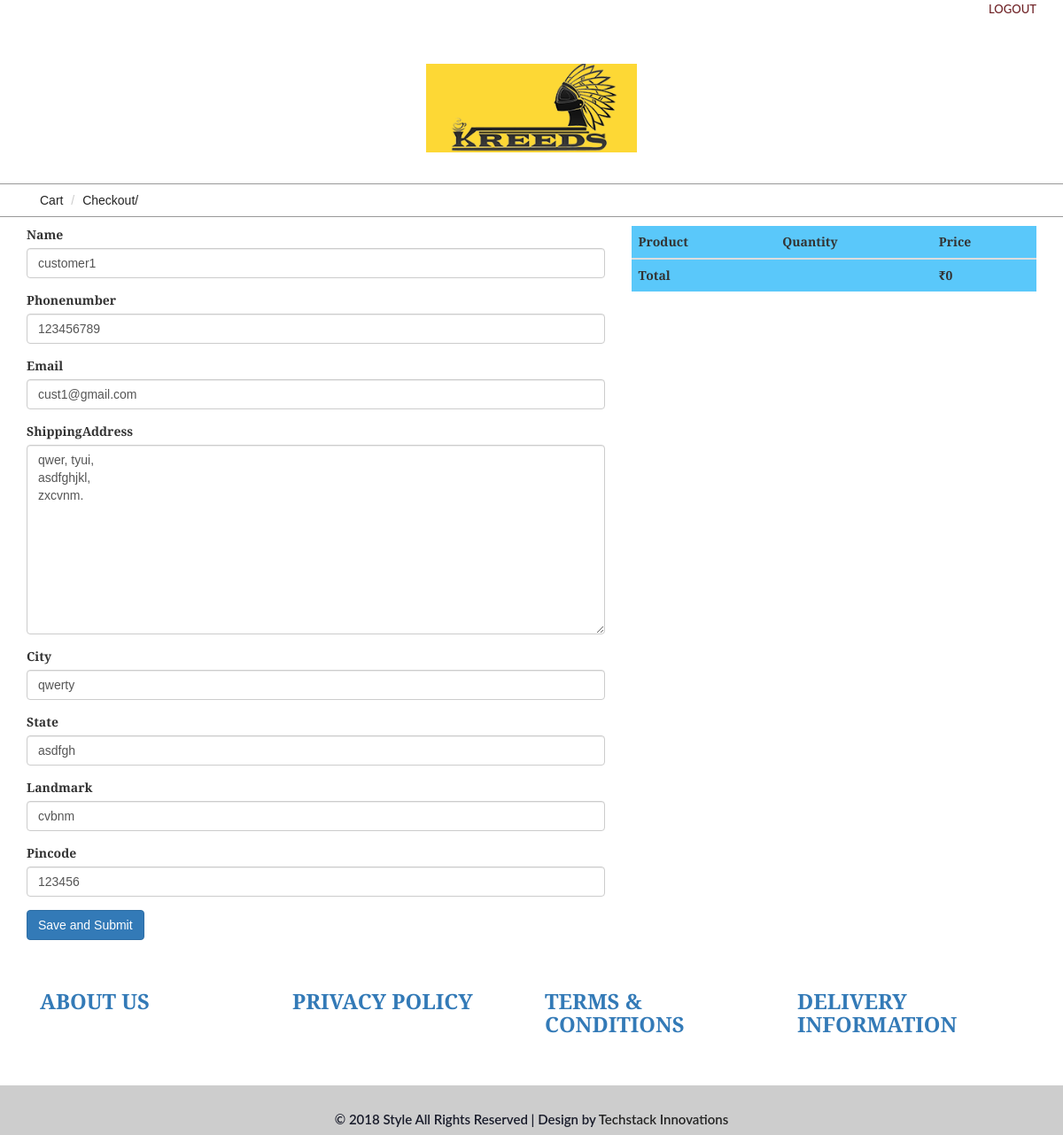
Page /checkout/5/ (signed in) on the committed database.
### ecom/models.py (models this page shows, shortened)
class CustomerDetail(models.Model):
	user = user=models.OneToOneField(User,on_delete=models.CASCADE)
	name = models.CharField(max_length=30, blank=True)
	phonenumber=models.IntegerField(default=0, blank=True, null=True)
	Email=models.CharField(max_length=30, blank=True)
	ShippingAddress=models.TextField(max_length=50, blank=True, null=True)
	City=models.CharField(max_length=20,blank=True)
	State=models.CharField(max_length=20,blank=True)
	Landmark=models.CharField(max_length=30,blank=True)
	Pincode=models.IntegerField(default=0, blank=True, null=True)

### ecom/views.py (the view)
# urls.py: url(r'^checkout/(?P<pk>\d+)/$', checkout, name="checkout"),
@login_required
def checkout(request, pk=None):
    try:
        usr = User.objects.get(pk=pk)
    except:
        usr = None
    try:
        cdet = CustomerDetail.objects.get(user=usr)
    except:
        cdet = None
    cart = Cart(request)
    if request.method=="POST":
        form=CustomerDetailForm(request.POST, instance = cdet)
        if form.is_valid():
            post=form.save(commit=False)
            post.user = usr
            post.save()
            ord = Order.objects.create(user=post, totalamount =int(cart.get_total_price()), checkout_date= timezone.now())
            for i in cart:
                c = Cartm.objects.create(order = ord, product = i["product"], quantity = int(i["quantity"]), amount = int(i["price"]))
                p = Product.objects.get(id = i["product"].id )
                p.NumbersAvailable-=int(i["quantity"])
                p.save()
            cart.clear()
            return redirect('thankyou')
    else:
        form=CustomerDetailForm(instance = cdet)
    return render(request,'frontend/checkout.html',{'form':form})

### ecom/forms.py
class CustomerDetailForm(forms.ModelForm):
	class Meta:
		model=CustomerDetail
		fields=("name", "phonenumber", "Email", "ShippingAddress", "City", "State", "Landmark", "Pincode",)

### ecom/cart.py (called while the page is built)
    def __len__(self):
        return sum(item['quantity'] for item in self.cart.values())

    def get_total_price(self):
        return sum(Decimal(item['price']) * item['quantity'] for item in self.cart.values())

### ecom/context_processor.py (called while the page is built)
def cart(request):
    return {'cart': Cart(request)}

### templates/frontend/checkout.html (shortened to what this page needs)
<!DOCTYPE html>
{% load static %}
{% load widget_tweaks %}
<html>
<head>
<link href="{% static 'frontend/css/bootstrap.css' %}" rel="stylesheet"  type="text/css" media="all" />
<link href="{% static 'frontend/css/style.css' %}" rel="stylesheet" type="text/css" media="all" />
<link href="{% static 'frontend/css/memenu.css' %}" rel="stylesheet" type="text/css" media="all" />
</head>
<body>
	<div class="container">
		<div class="pull-right">
		{% if request.user.is_authenticated %}
			<p><a href="{% url 'auth_logout' %}" class="simpleCart_empty">LOGOUT</a></p>
        {% else %}
             <a class="active" href="{% url 'auth_login' %}">LOGIN</a>
             <a class="active" href="{% url 'registration_register' %}">REGISTER</a>
        {% endif %}
		</div>
	</div>
	<div class="top-header">
	<div class="container">
		<div class="top-header-main">
			<div class="col-md-4 top-header-left">
			</div>
			<div class="col-md-4 top-header-middle">
				<a href="/"><img src="{% static 'frontend/images/logo-4.png' %}" alt="" /></a>
			</div>
		</div>
	</div>
</div>
	<div class="breadcrumbs">
		<div class="container">
			<div class="breadcrumbs-main">
				<ol class="breadcrumb">
					<li><a>Cart</a></li>
					<li class="active">Checkout/</li>
				</ol>
			</div>
		</div>
	</div>
<div style="margin-top: 10px;">
	<div class="container">
	<div class="row">
	<div class="col-md-7">
		<form method="POST" class="post-form">{% csrf_token %}
	{% for field in form.visible_fields %}
    <div class="form-group">
        <label for="{{ field.id_for_label }}">{{ field.label }}</label>
        {{ field|add_class:'form-control' }}
    </div>
    {% endfor %}
        <button type="submit" class="save btn btn-primary">Save and Submit</button>
		</form>
		</div>
		<div class="col-md-5">
 <table class="table table-striped table-hover">
                <thead style="background-color: #5AC8FA">
                    <tr>
                        <th>Product</th>
                        <th>Quantity</th>
                        <th>Price</th>
                    </tr>
                </thead>
                <tbody>
                <tr style="background-color: #5AC8FA">
                    <td><b>Total</b></td>
                    <td colspan="1"></td>
                    <td colspan="1"><b>₹{{ cart.get_total_price }}</b></td>
                </tr>
                </tbody>
            </table>
		</div>
	</div>
	</div>
</div>
<div class="footer">
		<div class="container">
			<div class="footer-top">
			<div class="col-md-3 footer-left">
					<h3><a href="aboutus/">ABOUT US</a></h3>
				</div>
				<div class="col-md-3 footer-left">
					<h3><a href="privacy/"> PRIVACY POLICY</a></h3>
				</div>
				<div class="col-md-3 footer-left">
					<h3><a href="terms/">TERMS & CONDITIONS</a></h3>
				</div>
				<div class="col-md-3 footer-left">
					<h3><a href="info/">DELIVERY INFORMATION</a></h3>
				</div>
			</div>
		</div>
	</div>
	<div class="footer-text" style="height:4rem;">
		<div class="container">
			<div class="footer-main">
				<p class="footer-class">© 2018 Style All Rights Reserved | Design by  <a href="http://techstackinnovations.com/" target="_blank">Techstack Innovations</a> </p>
			</div>
		</div>
	</div>
</body>
</html>

### static/frontend/css/style.css (style rules this page uses)
body { background:#fff; font-family: 'Alegreya Sans SC', sans-serif; }
body a { transition: 0.5s all; -webkit-transition: 0.5s all; -o-transition: 0.5s all; -moz-transition: 0.5s all; -ms-transition: 0.5s all; }
.top-header { padding: 3em 0px 1.5em 0px; }
.top-header-middle { text-align: center; }
a.simpleCart_empty { color: #702428; font-weight: 500; font-family: 'Lato', sans-serif; font-size: 13px; }
.footer { padding:5em 0px; }
.footer-left h3 { color: #242424; font-size: 1.7em; font-weight: 600; margin: 0; }
.footer-text { padding: 2em 0px; background: rgba(153, 153, 153, 0.49); }
.footer-main { text-align:center; }
.footer-main p { color: #181b2a; font-size: 15px; font-weight: 600; font-family: 'Lato', sans-serif; margin: 0; }
.footer-main p a { color: #242424; }
.breadcrumbs { border-top: 1px solid #999; border-bottom: 1px solid #999; margin-top: 1em; }
ol.breadcrumb { margin: 0; }
.breadcrumb li a { color:#242424; }
.breadcrumb > .active { color: #242424; }
.breadcrumb { background: none; }
@media (max-width:1280px) { .footer { padding: 4em 0px; } }

### rows in the picture
CustomerDetail: visible_fields "customer1" "123456789" "cust1@gmail.com" "qwer, tyui, asdfghjkl, zxcvnm." "qwerty" "asdfgh" "cvbnm" "123456"

### other values in the picture
{{ field.label }} "Name" "Phonenumber" "Email" "ShippingAddress" "City" "State" "Landmark" "Pincode"
{{ cart.get_total_price }} "0"
